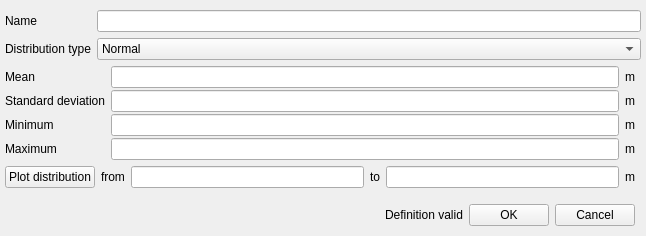
<?xml version="1.0" encoding="UTF-8"?>
<ui version="4.0">
 <class>Dialog</class>
 <widget class="QDialog" name="Dialog">
  <property name="geometry">
   <rect>
    <x>0</x>
    <y>0</y>
    <width>646</width>
    <height>236</height>
   </rect>
  </property>
  <property name="minimumSize">
   <size>
    <width>600</width>
    <height>0</height>
   </size>
  </property>
  <property name="windowTitle">
   <string>Particle size distribution</string>
  </property>
  <layout class="QGridLayout" name="gridLayout_2" columnstretch="0,1,0">
   <property name="leftMargin">
    <number>5</number>
   </property>
   <property name="topMargin">
    <number>10</number>
   </property>
   <property name="rightMargin">
    <number>5</number>
   </property>
   <property name="bottomMargin">
    <number>10</number>
   </property>
   <property name="spacing">
    <number>6</number>
   </property>
   <item row="0" column="1" colspan="2">
    <widget class="QLineEdit" name="lineedit_alias"/>
   </item>
   <item row="3" column="0" colspan="2">
    <layout class="QHBoxLayout" name="plot_layout">
     <property name="spacing">
      <number>6</number>
     </property>
     <item>
      <widget class="QPushButton" name="pushbutton_plot">
       <property name="focusPolicy">
        <enum>Qt::NoFocus</enum>
       </property>
       <property name="text">
        <string>Plot distribution</string>
       </property>
      </widget>
     </item>
     <item>
      <widget class="QLabel" name="label_plot_range">
       <property name="text">
        <string>from</string>
       </property>
      </widget>
     </item>
     <item>
      <widget class="LineEdit" name="lineedit_plot_range_min"/>
     </item>
     <item>
      <widget class="QLabel" name="label_plot_range_to">
       <property name="text">
        <string>to</string>
       </property>
      </widget>
     </item>
     <item>
      <widget class="LineEdit" name="lineedit_plot_range_max"/>
     </item>
     <item>
      <widget class="QLabel" name="label_plot_range_units">
       <property name="text">
        <string>m</string>
       </property>
      </widget>
     </item>
    </layout>
   </item>
   <item row="5" column="0" colspan="2">
    <layout class="QHBoxLayout" name="button_layout">
     <property name="spacing">
      <number>6</number>
     </property>
     <item>
      <spacer name="horizontalSpacer_2">
       <property name="orientation">
        <enum>Qt::Horizontal</enum>
       </property>
       <property name="sizeHint" stdset="0">
        <size>
         <width>368</width>
         <height>20</height>
        </size>
       </property>
      </spacer>
     </item>
     <item>
      <widget class="QLabel" name="label_status">
       <property name="text">
        <string>Definition valid</string>
       </property>
      </widget>
     </item>
     <item>
      <widget class="QPushButton" name="pushbutton_ok">
       <property name="focusPolicy">
        <enum>Qt::StrongFocus</enum>
       </property>
       <property name="text">
        <string>OK</string>
       </property>
       <property name="autoDefault">
        <bool>false</bool>
       </property>
      </widget>
     </item>
     <item>
      <widget class="QPushButton" name="pushbutton_cancel">
       <property name="focusPolicy">
        <enum>Qt::StrongFocus</enum>
       </property>
       <property name="text">
        <string>Cancel</string>
       </property>
       <property name="autoDefault">
        <bool>false</bool>
       </property>
      </widget>
     </item>
    </layout>
   </item>
   <item row="1" column="0">
    <widget class="QLabel" name="label_type">
     <property name="text">
      <string>Distribution type</string>
     </property>
    </widget>
   </item>
   <item row="0" column="0">
    <widget class="QLabel" name="label_name">
     <property name="text">
      <string>Name</string>
     </property>
    </widget>
   </item>
   <item row="2" column="0" colspan="2">
    <widget class="QStackedWidget" name="stacked_widget">
     <property name="currentIndex">
      <number>0</number>
     </property>
     <widget class="QWidget" name="page_standard">
      <layout class="QGridLayout" name="gridLayout">
       <property name="leftMargin">
        <number>0</number>
       </property>
       <property name="topMargin">
        <number>0</number>
       </property>
       <property name="rightMargin">
        <number>0</number>
       </property>
       <property name="bottomMargin">
        <number>0</number>
       </property>
       <property name="horizontalSpacing">
        <number>6</number>
       </property>
       <property name="verticalSpacing">
        <number>2</number>
       </property>
       <item row="2" column="2">
        <widget class="QLabel" name="label_min_units">
         <property name="text">
          <string>m</string>
         </property>
        </widget>
       </item>
       <item row="2" column="0">
        <widget class="QLabel" name="label_min">
         <property name="text">
          <string>Minimum</string>
         </property>
        </widget>
       </item>
       <item row="2" column="1">
        <widget class="LineEdit" name="lineedit_min"/>
       </item>
       <item row="0" column="2">
        <widget class="QLabel" name="label_mean_units">
         <property name="text">
          <string>m</string>
         </property>
        </widget>
       </item>
       <item row="3" column="0">
        <widget class="QLabel" name="label_max">
         <property name="text">
          <string>Maximum</string>
         </property>
        </widget>
       </item>
       <item row="3" column="2">
        <widget class="QLabel" name="label_max_units">
         <property name="text">
          <string>m</string>
         </property>
        </widget>
       </item>
       <item row="1" column="0">
        <widget class="QLabel" name="label_sigma">
         <property name="text">
          <string>Standard deviation</string>
         </property>
        </widget>
       </item>
       <item row="1" column="1">
        <widget class="LineEdit" name="lineedit_sigma"/>
       </item>
       <item row="0" column="1">
        <widget class="LineEdit" name="lineedit_mean"/>
       </item>
       <item row="0" column="0">
        <widget class="QLabel" name="label_mean">
         <property name="text">
          <string>Mean</string>
         </property>
        </widget>
       </item>
       <item row="3" column="1">
        <widget class="LineEdit" name="lineedit_max"/>
       </item>
       <item row="1" column="2">
        <widget class="QLabel" name="label_sigma_units">
         <property name="text">
          <string>m</string>
         </property>
        </widget>
       </item>
      </layout>
     </widget>
     <widget class="QWidget" name="page_custom">
      <layout class="QGridLayout" name="gridLayout_3" columnstretch="0,1">
       <property name="leftMargin">
        <number>0</number>
       </property>
       <property name="topMargin">
        <number>0</number>
       </property>
       <property name="rightMargin">
        <number>0</number>
       </property>
       <property name="bottomMargin">
        <number>0</number>
       </property>
       <property name="horizontalSpacing">
        <number>6</number>
       </property>
       <property name="verticalSpacing">
        <number>2</number>
       </property>
       <item row="0" column="0">
        <widget class="QPushButton" name="pushbutton_select_file">
         <property name="text">
          <string>Select file</string>
         </property>
        </widget>
       </item>
       <item row="2" column="0" colspan="2">
        <spacer name="verticalSpacer">
         <property name="orientation">
          <enum>Qt::Vertical</enum>
         </property>
         <property name="sizeHint" stdset="0">
          <size>
           <width>20</width>
           <height>40</height>
          </size>
         </property>
        </spacer>
       </item>
       <item row="0" column="1">
        <widget class="QLabel" name="label_filename">
         <property name="text">
          <string>filename</string>
         </property>
        </widget>
       </item>
       <item row="3" column="0" colspan="2">
        <widget class="QCheckBox" name="checkbox_copy_file">
         <property name="text">
          <string>Copy file to project folder</string>
         </property>
         <property name="checked">
          <bool>true</bool>
         </property>
        </widget>
       </item>
       <item row="1" column="0">
        <widget class="QPushButton" name="pushbutton_show_help">
         <property name="text">
          <string>Show file format info</string>
         </property>
        </widget>
       </item>
      </layout>
     </widget>
    </widget>
   </item>
   <item row="1" column="1" colspan="2">
    <widget class="QComboBox" name="combobox_type">
     <item>
      <property name="text">
       <string>Normal</string>
      </property>
     </item>
     <item>
      <property name="text">
       <string>Log-normal</string>
      </property>
     </item>
     <item>
      <property name="text">
       <string>Custom</string>
      </property>
     </item>
    </widget>
   </item>
   <item row="4" column="0">
    <spacer name="verticalSpacer_2">
     <property name="orientation">
      <enum>Qt::Vertical</enum>
     </property>
     <property name="sizeHint" stdset="0">
      <size>
       <width>20</width>
       <height>40</height>
      </size>
     </property>
    </spacer>
   </item>
  </layout>
 </widget>
 <customwidgets>
  <customwidget>
   <class>LineEdit</class>
   <extends>QLineEdit</extends>
   <header>mfixgui.widgets.base</header>
  </customwidget>
 </customwidgets>
 <tabstops>
  <tabstop>lineedit_alias</tabstop>
  <tabstop>combobox_type</tabstop>
  <tabstop>lineedit_mean</tabstop>
  <tabstop>lineedit_sigma</tabstop>
  <tabstop>lineedit_min</tabstop>
  <tabstop>lineedit_max</tabstop>
  <tabstop>lineedit_plot_range_min</tabstop>
  <tabstop>lineedit_plot_range_max</tabstop>
  <tabstop>pushbutton_ok</tabstop>
  <tabstop>pushbutton_cancel</tabstop>
  <tabstop>checkbox_copy_file</tabstop>
  <tabstop>pushbutton_select_file</tabstop>
 </tabstops>
 <resources/>
 <connections/>
</ui>
